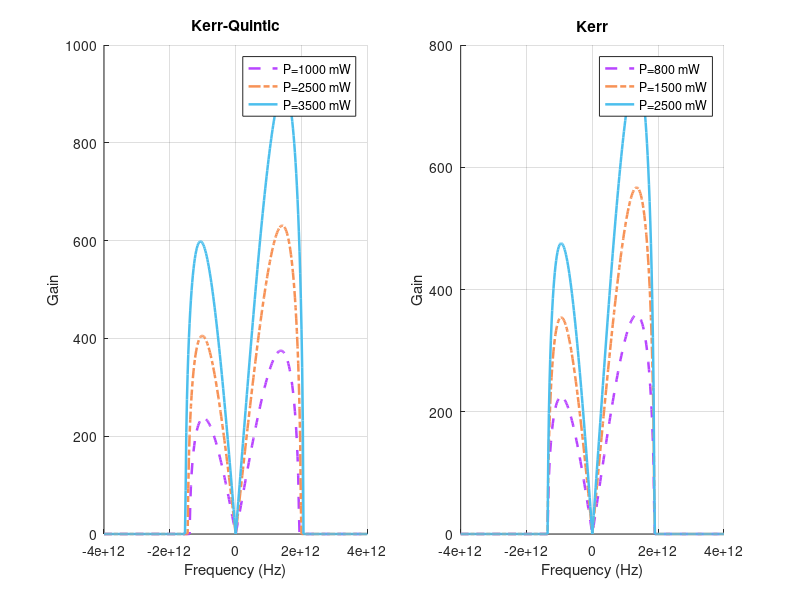

This figure's MATLAB source: (Note: this script raises an error after producing the figure.)
clear; close all;

p = linspace(-400e10, 400e10, 401);

gamma = 2686;
beta2 = 5.799845e-24;
beta3 = 1.212e-36;
beta4 = -2.278e-48;
Q = 2e-11;

power_levels = [2000, 5000, 9000];
power_labels_kq = {'P=1000 mW', 'P=2500 mW', 'P=3500 mW'};
power_labels_k = {'P=800 mW', 'P=1500 mW', 'P=2500 mW'};

colors = [
    0.72, 0.27, 1.0;
    0.9667, 0.5725, 0.3372;
    0.30, 0.75, 0.93;
];

figure('Position', [100, 100, 1000, 400]);

beta_term = beta2.*(p).^2 + beta3.*(p).^3 + beta4.*(p).^4;

subplot(1, 2, 1);
hold on;

for i = 1:length(power_levels)
    r = power_levels(i) * 1e-3;
    
    G_quintic = 2 * sqrt(real(gamma*r*beta_term + 0.25*(beta2.*p.^2).^2 + (r^2)*(p).^2*(Q)^2));
    
    if i == 3
        plot(p, real(G_quintic), 'LineWidth', 1.8, 'Color', colors(i,:));
    elseif i == 2
        plot(p, real(G_quintic), '-.', 'LineWidth', 1.8, 'Color', colors(i,:));
    else
        plot(p, real(G_quintic), '--', 'LineWidth', 1.8, 'Color', colors(i,:));
    end
end

xlabel('Frequency (Hz)');
ylabel('Gain');
title('Kerr-Quintic');
grid on;
legend(power_labels_kq, 'Location', 'best');

subplot(1, 2, 2);
hold on;

for i = 1:length(power_levels)
    r = power_levels(i) * 1e-3;
    
    G_kerr = 2 * sqrt(real(gamma*r*beta_term - 0.25*(beta2*p.^2).^2));
    
    if i == 3
        plot(p, real(G_kerr), 'LineWidth', 1.8, 'Color', colors(i,:));
    elseif i == 2
        plot(p, real(G_kerr), '-.', 'LineWidth', 1.8, 'Color', colors(i,:));
    else
        plot(p, real(G_kerr), '--', 'LineWidth', 1.8, 'Color', colors(i,:));
    end
end

xlabel('Frequency (Hz)');
ylabel('Gain');
title('Kerr');
grid on;
legend(power_labels_k, 'Location', 'best');

sgtitle('Gain Spectrum Analysis with Higher-Order Dispersion Effects');
set(gcf, 'Color', 'white');

param_text = sprintf('\\beta_2 = %.2e, \\beta_3 = %.2e, \\beta_4 = %.2e', beta2, beta3, beta4);
annotation('textbox', [0.02, 0.02, 0.4, 0.05], 'String', param_text, 'EdgeColor', 'none');
